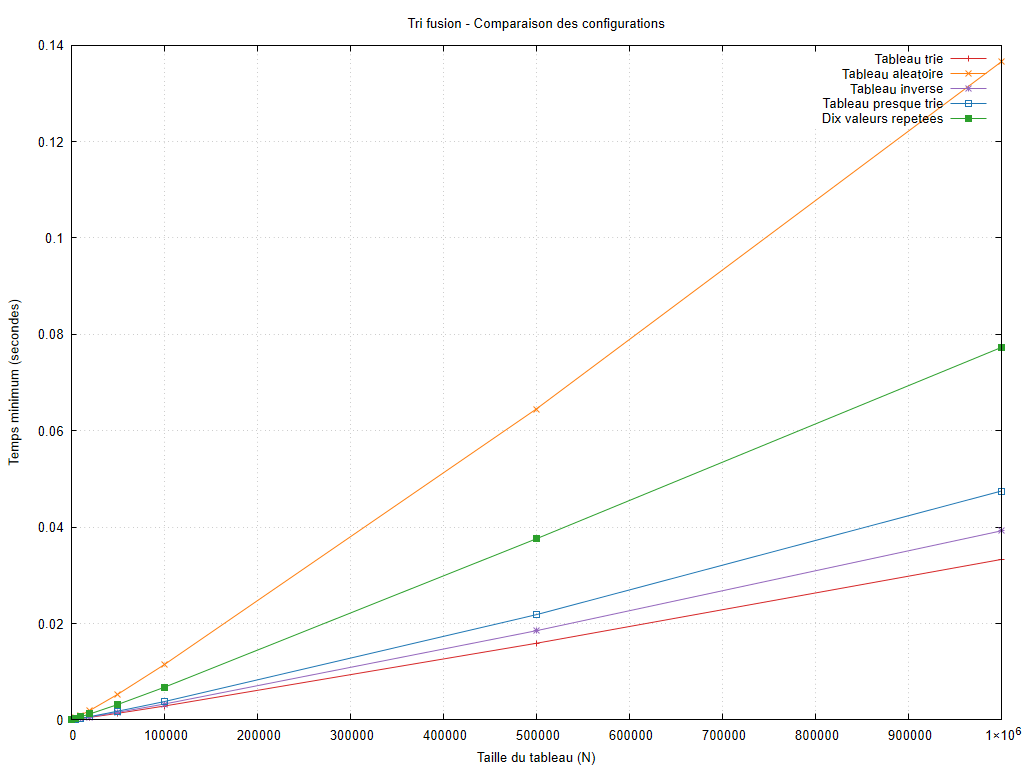

Here is the gnuplot script that generated this plot:
set encoding utf8
set terminal pngcairo size 1024,768 font 'Arial,10'
set output 'graphiques/20261011_212626/cases/merge_sort_cases.png'
set datafile missing 'non_mesure'
set title 'Tri fusion - Comparaison des configurations'
set xlabel 'Taille du tableau (N)'
set ylabel 'Temps minimum (secondes)'
set grid
set yrange [0:*]
plot 'resultats/20261011_212626/cases/merge_sort_cases.dat' using 1:2 title 'Tableau trie' with linespoints lc rgb '#d62728', 'resultats/20261011_212626/cases/merge_sort_cases.dat' using 1:3 title 'Tableau aleatoire' with linespoints lc rgb '#ff7f0e', 'resultats/20261011_212626/cases/merge_sort_cases.dat' using 1:4 title 'Tableau inverse' with linespoints lc rgb '#9467bd', 'resultats/20261011_212626/cases/merge_sort_cases.dat' using 1:5 title 'Tableau presque trie' with linespoints lc rgb '#1f77b4', 'resultats/20261011_212626/cases/merge_sort_cases.dat' using 1:6 title 'Dix valeurs repetees' with linespoints lc rgb '#2ca02c'
unset output
